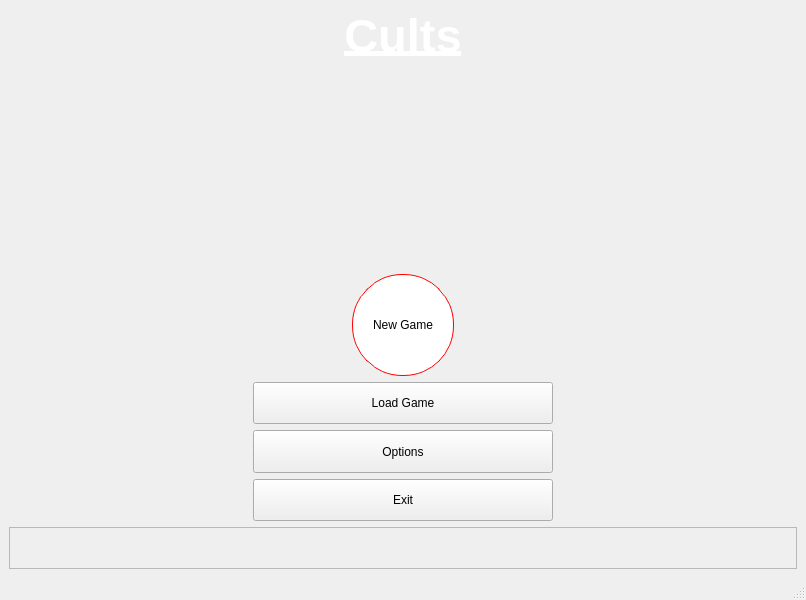
<?xml version="1.0" encoding="UTF-8"?>
<ui version="4.0">
 <author>Scott Granton</author>
 <class>MainMenuForm</class>
 <widget class="QMainWindow" name="MainMenuForm">
  <property name="geometry">
   <rect>
    <x>0</x>
    <y>0</y>
    <width>806</width>
    <height>600</height>
   </rect>
  </property>
  <property name="minimumSize">
   <size>
    <width>600</width>
    <height>400</height>
   </size>
  </property>
  <property name="maximumSize">
   <size>
    <width>1920</width>
    <height>1080</height>
   </size>
  </property>
  <property name="contextMenuPolicy">
   <enum>Qt::NoContextMenu</enum>
  </property>
  <property name="windowTitle">
   <string>MainMenuForm</string>
  </property>
  <property name="styleSheet">
   <string notr="true"/>
  </property>
  <widget class="QWidget" name="centralwidget">
   <property name="sizePolicy">
    <sizepolicy hsizetype="Preferred" vsizetype="Preferred">
     <horstretch>0</horstretch>
     <verstretch>0</verstretch>
    </sizepolicy>
   </property>
   <property name="minimumSize">
    <size>
     <width>600</width>
     <height>400</height>
    </size>
   </property>
   <property name="maximumSize">
    <size>
     <width>1920</width>
     <height>1080</height>
    </size>
   </property>
   <layout class="QGridLayout">
    <item row="0" column="0">
     <layout class="QVBoxLayout" name="verticalLayout">
      <item>
       <widget class="QLabel" name="TitleLabel">
        <property name="font">
         <font>
          <pointsize>35</pointsize>
          <weight>75</weight>
          <bold>true</bold>
          <underline>true</underline>
         </font>
        </property>
        <property name="styleSheet">
         <string notr="true">color : rgb(255, 255, 255)</string>
        </property>
        <property name="text">
         <string>Cults</string>
        </property>
        <property name="alignment">
         <set>Qt::AlignHCenter|Qt::AlignTop</set>
        </property>
       </widget>
      </item>
      <item>
       <widget class="QLabel" name="BackgroundImage">
        <property name="sizePolicy">
         <sizepolicy hsizetype="Preferred" vsizetype="Preferred">
          <horstretch>0</horstretch>
          <verstretch>0</verstretch>
         </sizepolicy>
        </property>
        <property name="minimumSize">
         <size>
          <width>300</width>
          <height>200</height>
         </size>
        </property>
        <property name="maximumSize">
         <size>
          <width>1920</width>
          <height>1080</height>
         </size>
        </property>
        <property name="autoFillBackground">
         <bool>true</bool>
        </property>
        <property name="text">
         <string/>
        </property>
        <property name="pixmap">
         <pixmap>../../Documents/cults/robe.png</pixmap>
        </property>
        <property name="scaledContents">
         <bool>true</bool>
        </property>
        <property name="alignment">
         <set>Qt::AlignCenter</set>
        </property>
       </widget>
      </item>
      <item alignment="Qt::AlignHCenter">
       <widget class="QPushButton" name="NewButton">
        <property name="minimumSize">
         <size>
          <width>102</width>
          <height>102</height>
         </size>
        </property>
        <property name="maximumSize">
         <size>
          <width>102</width>
          <height>102</height>
         </size>
        </property>
        <property name="cursor">
         <cursorShape>CrossCursor</cursorShape>
        </property>
        <property name="styleSheet">
         <string notr="true"> background-color: white;
 border-style: solid;
 border-width:1px;
 border-radius:50px;
 border-color: red;
 max-width:100px;
 max-height:100px;
 min-width:100px;
 min-height:100px;</string>
        </property>
        <property name="text">
         <string>New Game</string>
        </property>
        <property name="autoDefault">
         <bool>false</bool>
        </property>
        <property name="default">
         <bool>false</bool>
        </property>
        <property name="flat">
         <bool>false</bool>
        </property>
       </widget>
      </item>
      <item alignment="Qt::AlignHCenter">
       <widget class="QPushButton" name="LoadButton">
        <property name="minimumSize">
         <size>
          <width>300</width>
          <height>40</height>
         </size>
        </property>
        <property name="maximumSize">
         <size>
          <width>600</width>
          <height>150</height>
         </size>
        </property>
        <property name="cursor">
         <cursorShape>CrossCursor</cursorShape>
        </property>
        <property name="text">
         <string>Load Game</string>
        </property>
       </widget>
      </item>
      <item alignment="Qt::AlignHCenter">
       <widget class="QPushButton" name="OptionsButton">
        <property name="minimumSize">
         <size>
          <width>300</width>
          <height>40</height>
         </size>
        </property>
        <property name="maximumSize">
         <size>
          <width>600</width>
          <height>150</height>
         </size>
        </property>
        <property name="cursor">
         <cursorShape>CrossCursor</cursorShape>
        </property>
        <property name="text">
         <string>Options</string>
        </property>
       </widget>
      </item>
      <item alignment="Qt::AlignHCenter">
       <widget class="QPushButton" name="ExitButton">
        <property name="minimumSize">
         <size>
          <width>300</width>
          <height>40</height>
         </size>
        </property>
        <property name="maximumSize">
         <size>
          <width>600</width>
          <height>150</height>
         </size>
        </property>
        <property name="cursor">
         <cursorShape>CrossCursor</cursorShape>
        </property>
        <property name="text">
         <string>Exit</string>
        </property>
       </widget>
      </item>
      <item>
       <widget class="QFrame" name="frame">
        <property name="frameShape">
         <enum>QFrame::StyledPanel</enum>
        </property>
        <property name="frameShadow">
         <enum>QFrame::Raised</enum>
        </property>
       </widget>
      </item>
     </layout>
    </item>
   </layout>
  </widget>
  <widget class="QMenuBar" name="menubar">
   <property name="enabled">
    <bool>false</bool>
   </property>
   <property name="geometry">
    <rect>
     <x>0</x>
     <y>0</y>
     <width>806</width>
     <height>25</height>
    </rect>
   </property>
  </widget>
  <widget class="QStatusBar" name="statusbar">
   <property name="enabled">
    <bool>false</bool>
   </property>
  </widget>
 </widget>
 <resources/>
 <connections/>
</ui>
